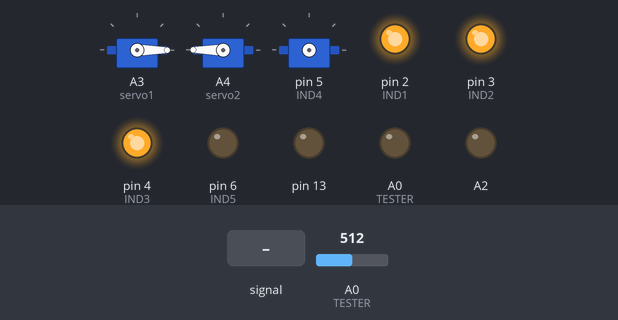
Recording of a sketch running on a simulated Arduino Uno, built with avr-gcc and run on an emulated ATmega328P. Parts: 3 × servo, output pins drawn as LEDs (lit = HIGH). Wiring (inferred from the names in the program): servo: signal pin 5. The inputs (shaded band) are chosen by the test bench; at power-on: A0 (TESTER) = 512. Servo pulses on a pin are drawn as a servo (544–2400 µs = 0–180°); pins used as bus, display or sensor lines are not drawn.

Above: at 1.2 s.
1.3 s: A0 (TESTER) fed a 200 Hz sine of ±255 counts around its level
At 3.36 s:
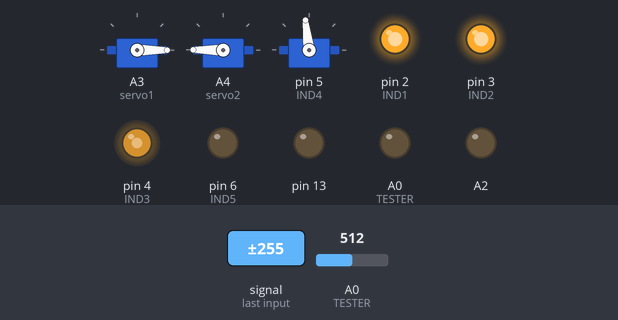
4.3 s: A0 (TESTER) set to 716
At 5.1 s:
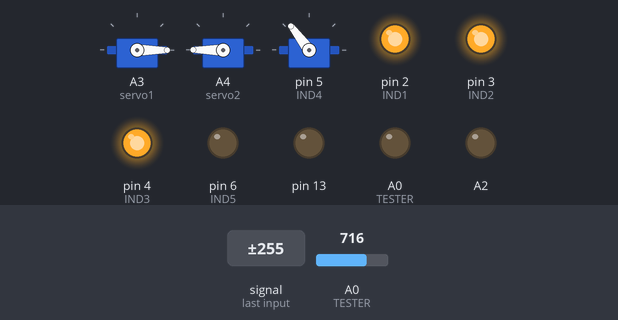
5.8 s: A0 (TESTER) set to 900
At 6.8 s:
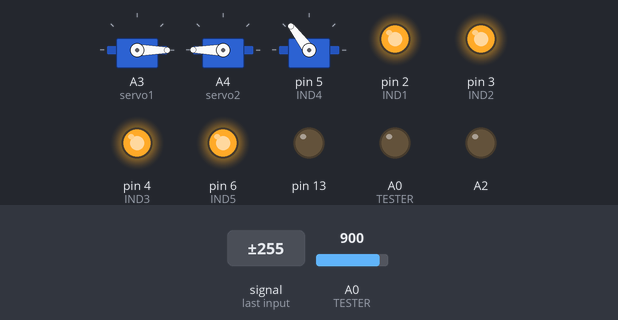
7.3 s: A0 (TESTER) set to 511
At 7.9 s:
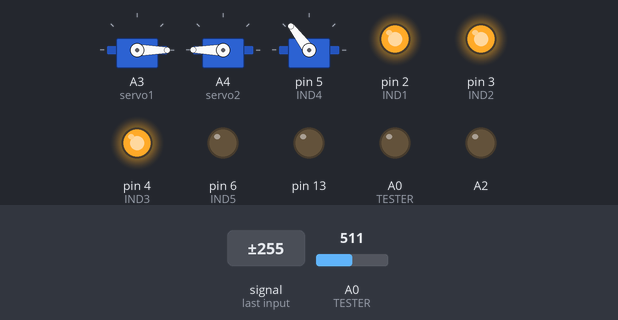
8.8 s: A0 (TESTER) set to 306
At 9.1 s:
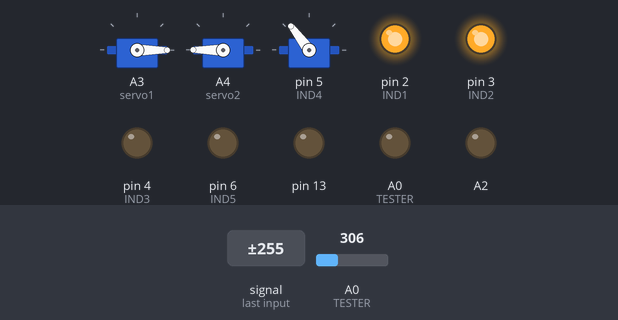
10.3 s: A0 (TESTER) set to 122
At 11.4 s:
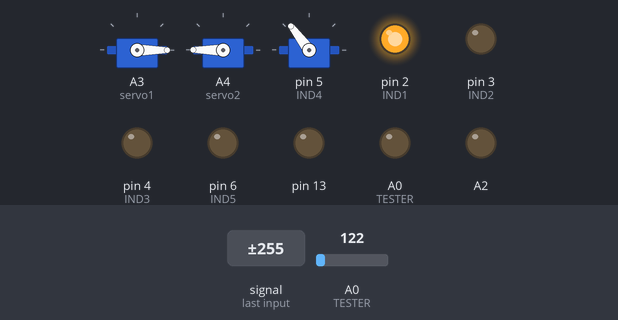
Timing chart, 0 to 12.8 s (numbered marks = the images above; inputs shaded):
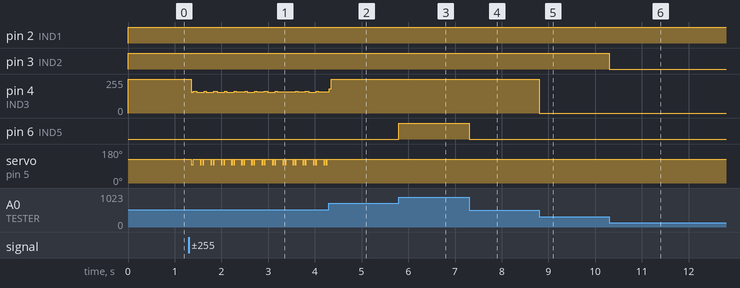

Measured:
- after the input at 1.3 s, servo on pin 5 (IND4): 127° → 97° after 0.05 s, then repeats every 0.22 s: 127° 0.15 s, 97° 0.03 s, 127° 0.02 s, 97° 0.03 s
- after the input at 4.3 s, servo on pin 5 (IND4): stops changing and stays 127°
- after the input at 5.8 s, pin 6 (IND5): LOW → HIGH at once
- after the input at 7.3 s, pin 6 (IND5): HIGH → LOW at once
- after the input at 8.8 s, pin 4 (IND3): 255/255 → 0/255 at once
- after the input at 10.3 s, pin 3 (IND2): HIGH → LOW at once

The sketch:

EurobotRobot_Y.ino
```cpp
//***************************************************************EUROBOT_ROBOT********************************
//*******************************************Ultrasonic


//*****************************************************************
//*****************************************Время работы программы
unsigned long time;
//*****************************************Индикация батареи
#define IND1 2
#define IND2 3
#define IND3 4
#define IND4 5
#define IND5 6
#define TESTER A0 // порт для подключения батарейки
int data;
float voltage;
//******************************************************************
//******************************************Cервоприводы
#include <Servo.h>
Servo servo1;
Servo servo2;
//********************************************************************************************

void setup()

{
//*******************************************Ultrasonic


//*******************************************Сервоприводы
servo1.attach(A3);
servo2.attach(A4);

servo1.write(95);
servo2.write(96.5);

//*****************************************Индикация батареи
pinMode(IND1, OUTPUT);
pinMode(IND2, OUTPUT);
pinMode(IND3, OUTPUT);
pinMode(IND4, OUTPUT);
pinMode(IND5, OUTPUT);
pinMode(TESTER, INPUT);
analogWrite(TESTER, LOW);
//*********************************************Перемычка

pinMode(A2, OUTPUT);

//********************************************Кнопка STOP

pinMode(13, OUTPUT);

}
//*****************************************************************************
void loop() {

//*******************************************Ultrasonic


//*****************************************Индикация батареи
data = analogRead(A0);
voltage = data * 0.0048;

  if ( voltage <= 1 )
{
      digitalWrite(IND1, HIGH);
      digitalWrite(IND2, LOW);
      digitalWrite(IND3, LOW);
      digitalWrite(IND4, LOW);
      digitalWrite(IND5, LOW);
}

 else if ( voltage >= 1 && voltage < 2 )
{
      digitalWrite(IND1, HIGH);
      digitalWrite(IND2, HIGH);
      digitalWrite(IND3, LOW);
      digitalWrite(IND4, LOW);
      digitalWrite(IND5, LOW);
}

  else if ( voltage >= 2 && voltage < 3 )
{
      digitalWrite(IND1, HIGH);
      digitalWrite(IND2, HIGH);
      digitalWrite(IND3, HIGH);
      digitalWrite(IND4, LOW);
      digitalWrite(IND5, LOW);
}

   else if ( voltage >= 3 && voltage < 4 )
{
      digitalWrite(IND1, HIGH);
      digitalWrite(IND2, HIGH);
      digitalWrite(IND3, HIGH);
      digitalWrite(IND4, HIGH);
      digitalWrite(IND5, LOW);
}

     else if ( voltage <= 5  )
{
      digitalWrite(IND1, HIGH);
      digitalWrite(IND2, HIGH);
      digitalWrite(IND3, HIGH);
      digitalWrite(IND4, HIGH);
      digitalWrite(IND5, HIGH);
}
     // digitalWrite(IND1, LOW);
     // digitalWrite(IND2, LOW);
     // digitalWrite(IND3, LOW);
     // digitalWrite(IND4, LOW);
     // digitalWrite(IND5, LOW);
//***************************************Время работы программы (сервы)
time = millis();
if (time > 6000)
{
servo1.detach();
servo2.detach();
}
//********************************************Перемычка Start
if (digitalRead(A2) == HIGH)
{
 servo1.write(95);
 servo2.write(96.5);
}
else
{
servo1.write(-360);
servo2.write(360);
}
//*******************************************Кнопка STOP
if (digitalRead(13) == LOW )
{
 servo1.detach();
 servo2.detach();
}
//*******************************************Ультразву Центр
}
```
